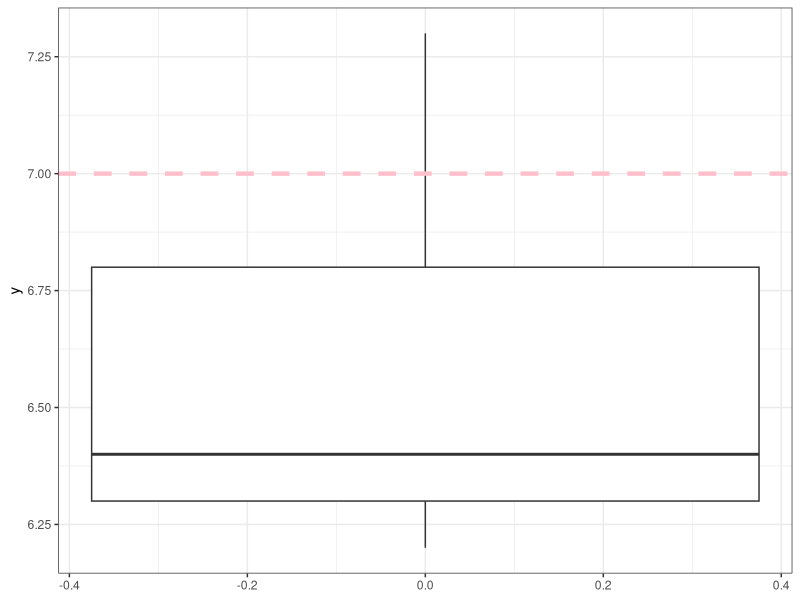
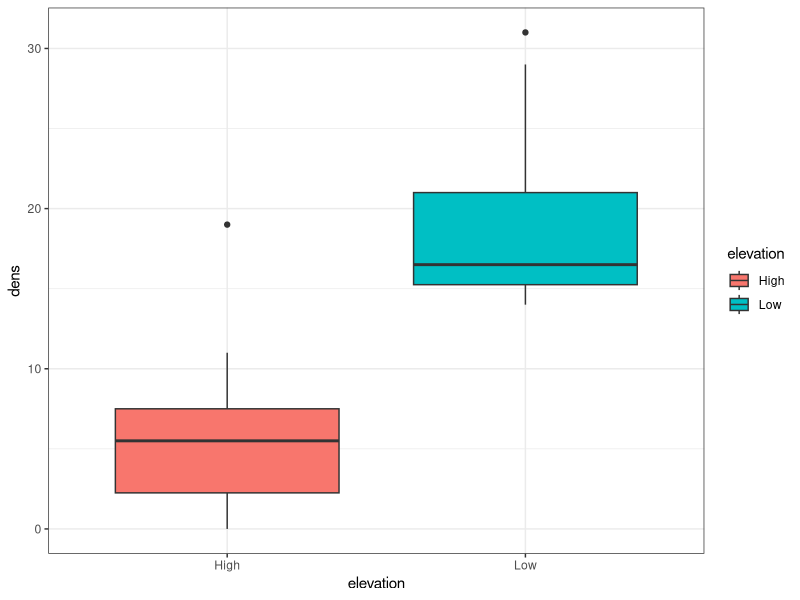
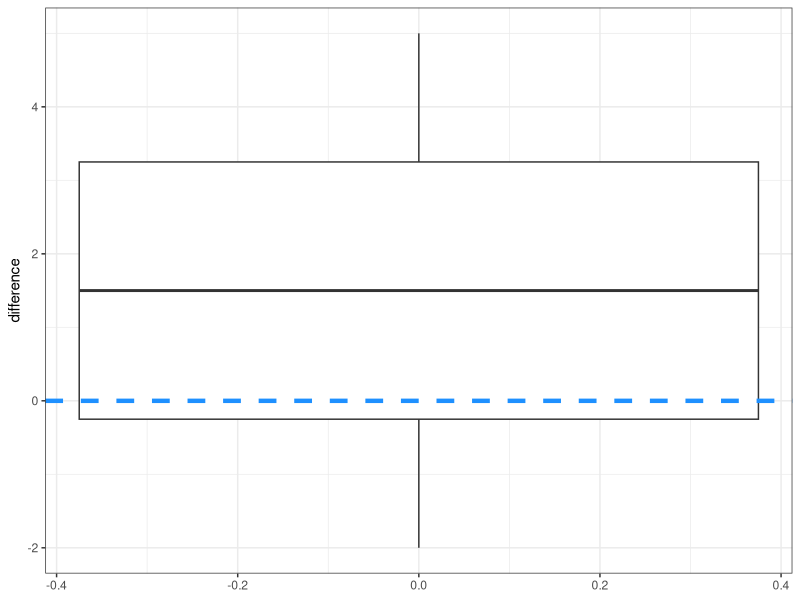
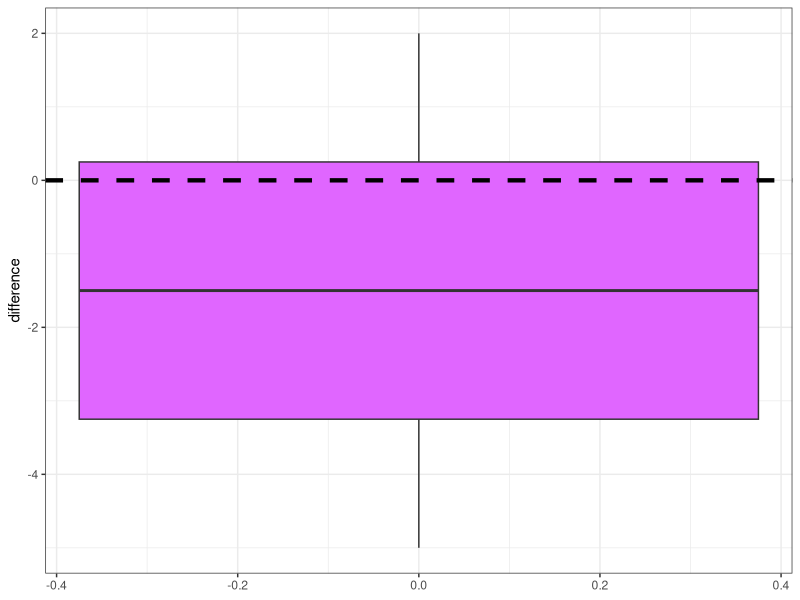

These charts were generated, in order, by the following R code:
## ---- chunk 1
knitr::opts_chunk$set(echo = TRUE)
library(dplyr)
library(ggplot2)
bt_samp <- read.csv(here::here("data/body_temp_hr.csv"))
caterpillar <- read.csv(here::here("data/caterpillar.csv"))
## ---- chunk 2
# simulated data values
y <- c(6.2, 6.8, 7.3, 6.4, 6.3)
## ---- chunk 3
ggplot(data = data.frame(y = y), 
       aes(y = y)) +
  geom_boxplot() +
  geom_hline(yintercept = 7,
             size = 1.5,
             linetype = "dashed",
             color = "pink") +
  theme_bw()
## ---- chunk 4
y_bar <- mean(y)
y_bar
mu_0 <- 7
mu_0
y_sd <- sd(y)
y_sd
y_sem <- y_sd / sqrt(length(y))
y_sem
## ---- chunk 5
t_stat <- (y_bar - mu_0) / y_sem
t_stat
## ---- chunk 6
t_crit <- qt(0.025, df = 4)
round(t_crit, 2)
## ---- chunk 7
abs(t_stat) > abs(t_crit)
## ---- chunk 8
one_samp_p_val <- pt(abs(t_stat), df = 4, lower.tail = FALSE) * 2
one_samp_p_val
## ---- chunk 9
one_sample_fit <- lm(y - mu_0 ~ 1)
summary(one_sample_fit)
## ---- chunk 10
y_bar - mu_0
y_sd
y_sem
t_crit
one_samp_p_val
## ---- chunk 11
tree <- data.frame(
  elevation = rep(c("Low", "High"), each = 10),
  dens = c(16, 14, 18, 17, 29, 31, 14, 16, 22, 15, 2, 11, 6, 8, 0, 3, 19, 1, 6, 5))
## ---- chunk 12
ggplot(tree,
       aes(x = elevation, 
           y = dens,
           fill = elevation))+
  geom_boxplot() +
  theme_bw()
## ---- chunk 13
tree_summary <- tree %>%
  group_by(elevation) %>%
  summarise(mean_density = mean(dens),
            sd_density = sd(dens),
            sqrt_n = sqrt(n())) %>%
  mutate(sem = sd_density / sqrt_n) %>%
  # change it from a tibble to a data.frame to make
  # next steps easier
  as.data.frame()
tree_summary
## ---- chunk 14
y_high <- tree_summary[1,2]
y_high
y_low <- tree_summary[2,2]
y_low
sem_high <- tree_summary[1,5]
sem_high
sem_low <- tree_summary[2,5]
sem_low
## ---- chunk 15
t_stat_trees <- (y_low - y_high) / sqrt(sem_high^2 + sem_low^2)
t_stat_trees
## ---- chunk 16
t_crit_trees <- qt(0.025, df = 18)
t_crit_trees
## ---- chunk 17
abs(t_stat_trees) > abs(t_crit_trees)
## ---- chunk 18
two_samp_p_val <- pt(abs(t_stat_trees), df = 18, lower.tail = FALSE) * 2
two_samp_p_val
## ---- chunk 19
two_sample_fit <- lm(dens ~ elevation, data = tree)
summary(two_sample_fit)
## ---- chunk 20
head(caterpillar)
## ---- chunk 21
caterpillar
## ---- chunk 22
caterpillar %>%
  group_by(plot_number) %>%
  mutate(difference = -diff(caterpillar_count))
## ---- chunk 23
cat_diff <- caterpillar %>%
  group_by(plot_number) %>%
  mutate(difference = -diff(caterpillar_count)) %>%
  select(plot_number, difference) %>%
  distinct()
cat_diff
## ---- chunk 24
ggplot(cat_diff, 
       aes(y = difference)) +
  geom_boxplot() +
  geom_hline(yintercept = 0,
             color = "dodgerblue",
             size = 1.5,
             linetype = "dashed") +
  theme_bw()
  
## ---- chunk 25
cat_diff <- caterpillar %>%
  group_by(plot_number) %>%
  summarize(
    difference = diff(caterpillar_count))
cat_diff
## ---- chunk 26
cat_diff %>%
  ggplot(aes(y = difference)) +
  geom_boxplot(fill = "mediumorchid1") +
  geom_hline(yintercept = 0,
             linetype = "dashed",
             size = 1.5) +
  theme_bw()
## ---- chunk 27
paired_fit <- lm(difference ~ 1, data = cat_diff)
summary(paired_fit)
## ---- chunk 28
summary(lm(caterpillar_count ~ 
             treatment + as.factor(plot_number),
           data = caterpillar))
